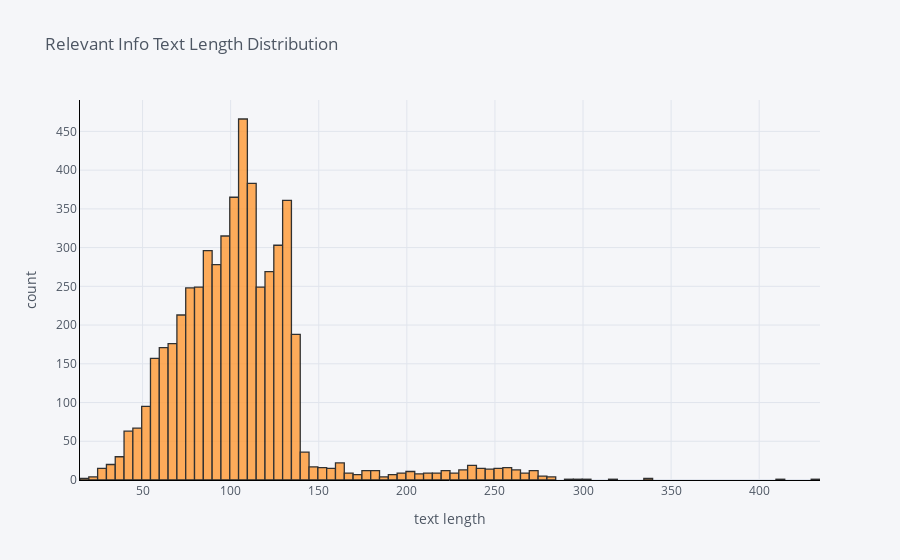

Notebook code for this chart:
### Code cell
relevantinfo['text_len'].iplot(
    kind='hist',
    bins=100,
    xTitle='text length',
    linecolor='black',
    color='orange',
    yTitle='count',
    title='Relevant Info Text Length Distribution')

### Figure 1 — Plotly figure (JSON) as saved in the notebook; plotly's stock layout.template omitted (floating-point values rounded to 4 significant figures; data arrays with more than 128 entries replaced by an {"elided": "..."} marker saying what was removed)
{"data": [{"histfunc": "count", "histnorm": "", "marker": {"color": "rgba(255, 153, 51, 1.0)", "line": {"color": "#000000", "width": 1.3}}, "name": "text_len", "nbinsx": 100, "opacity": 0.8, "orientation": "v", "type": "histogram", "x": {"elided": "5350 int values"}}], "layout": {"barmode": "overlay", "legend": {"bgcolor": "#F5F6F9", "font": {"color": "#4D5663"}}, "paper_bgcolor": "#F5F6F9", "plot_bgcolor": "#F5F6F9", "title": {"font": {"color": "#4D5663"}, "text": "Relevant Info Text Length Distribution"}, "xaxis": {"gridcolor": "#E1E5ED", "linecolor": "black", "showgrid": true, "tickfont": {"color": "#4D5663"}, "title": {"font": {"color": "#4D5663"}, "text": "text length"}, "zerolinecolor": "#E1E5ED"}, "yaxis": {"gridcolor": "#E1E5ED", "linecolor": "black", "showgrid": true, "tickfont": {"color": "#4D5663"}, "title": {"font": {"color": "#4D5663"}, "text": "count"}, "zerolinecolor": "#E1E5ED"}}}
